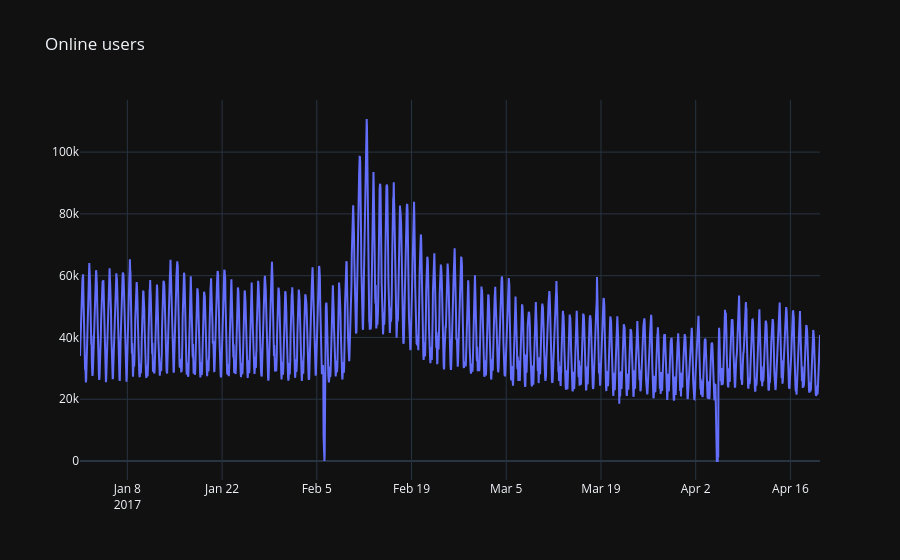

Notebook source saved alongside this figure:
### Code cell
df = pd.read_csv(
    '../data/hour_online.csv',
    index_col=['Time'],
    parse_dates=['Time']
)
plotly_df(df, title='Online users')

### Figure 1 — Plotly figure (JSON) as saved in the notebook; plotly's stock layout.template omitted (floating-point values rounded to 4 significant figures; data arrays with more than 128 entries replaced by an {"elided": "..."} marker saying what was removed)
{"data": [{"mode": "lines", "name": "Users", "x": {"elided": "2625 str values"}, "y": {"elided": "2625 int values"}, "type": "scatter"}], "layout": {"title": {"text": "Online users"}}}
